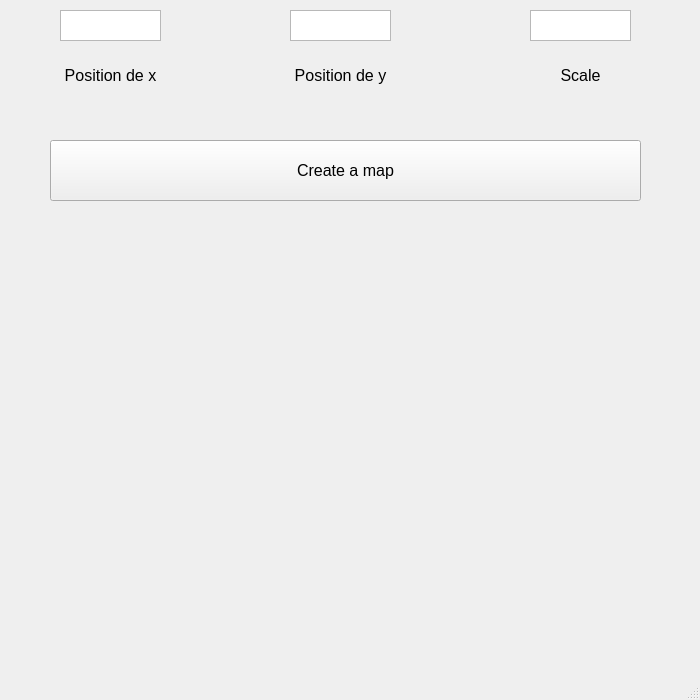
<?xml version="1.0" encoding="UTF-8"?>
<ui version="4.0">
 <class>MainWindow</class>
 <widget class="QMainWindow" name="MainWindow">
  <property name="geometry">
   <rect>
    <x>0</x>
    <y>0</y>
    <width>700</width>
    <height>700</height>
   </rect>
  </property>
  <property name="windowTitle">
   <string>Map Search</string>
  </property>
  <widget class="QWidget" name="centralwidget">
   <widget class="QPushButton" name="CreateMap">
    <property name="geometry">
     <rect>
      <x>50</x>
      <y>140</y>
      <width>591</width>
      <height>61</height>
     </rect>
    </property>
    <property name="font">
     <font>
      <pointsize>12</pointsize>
     </font>
    </property>
    <property name="text">
     <string>Create a map</string>
    </property>
   </widget>
   <widget class="QLabel" name="MapLab">
    <property name="geometry">
     <rect>
      <x>50</x>
      <y>220</y>
      <width>591</width>
      <height>371</height>
     </rect>
    </property>
    <property name="text">
     <string/>
    </property>
   </widget>
   <widget class="QLabel" name="label">
    <property name="geometry">
     <rect>
      <x>50</x>
      <y>60</y>
      <width>121</width>
      <height>31</height>
     </rect>
    </property>
    <property name="font">
     <font>
      <pointsize>12</pointsize>
     </font>
    </property>
    <property name="text">
     <string>Position de x</string>
    </property>
    <property name="alignment">
     <set>Qt::AlignCenter</set>
    </property>
   </widget>
   <widget class="QTextEdit" name="TextX">
    <property name="geometry">
     <rect>
      <x>60</x>
      <y>10</y>
      <width>101</width>
      <height>31</height>
     </rect>
    </property>
   </widget>
   <widget class="QTextEdit" name="TextY">
    <property name="geometry">
     <rect>
      <x>290</x>
      <y>10</y>
      <width>101</width>
      <height>31</height>
     </rect>
    </property>
   </widget>
   <widget class="QLabel" name="label_3">
    <property name="geometry">
     <rect>
      <x>280</x>
      <y>60</y>
      <width>121</width>
      <height>31</height>
     </rect>
    </property>
    <property name="font">
     <font>
      <pointsize>12</pointsize>
     </font>
    </property>
    <property name="text">
     <string>Position de y</string>
    </property>
    <property name="alignment">
     <set>Qt::AlignCenter</set>
    </property>
   </widget>
   <widget class="QTextEdit" name="TextScale">
    <property name="geometry">
     <rect>
      <x>530</x>
      <y>10</y>
      <width>101</width>
      <height>31</height>
     </rect>
    </property>
   </widget>
   <widget class="QLabel" name="label_2">
    <property name="geometry">
     <rect>
      <x>520</x>
      <y>60</y>
      <width>121</width>
      <height>31</height>
     </rect>
    </property>
    <property name="font">
     <font>
      <pointsize>12</pointsize>
     </font>
    </property>
    <property name="text">
     <string>Scale</string>
    </property>
    <property name="alignment">
     <set>Qt::AlignCenter</set>
    </property>
   </widget>
  </widget>
  <widget class="QMenuBar" name="menubar">
   <property name="geometry">
    <rect>
     <x>0</x>
     <y>0</y>
     <width>700</width>
     <height>21</height>
    </rect>
   </property>
  </widget>
  <widget class="QStatusBar" name="statusbar"/>
 </widget>
 <resources/>
 <connections/>
</ui>
